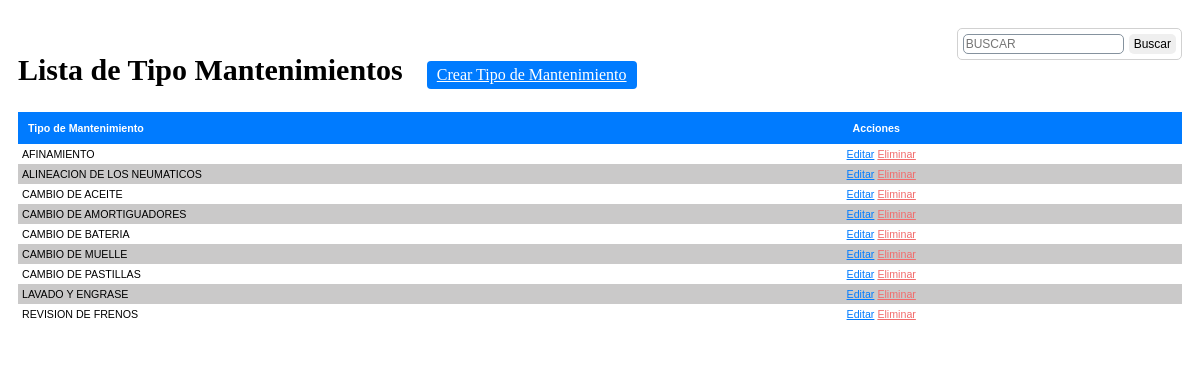
Screenshot of /paginas/tipomantenimiento/listartipomantenimiento.php (signed in) with the database file from the repository.
### tables this page shows
CREATE TABLE `tipomantenimiento` (
  `idtipomantenimiento` int(11) NOT NULL,
  `token` tinytext DEFAULT NULL,
  `nombretipomantenimiento` varchar(100) DEFAULT NULL,
  `codcombustible` varchar(15) DEFAULT NULL
);

### paginas/tipomantenimiento/listartipomantenimiento.php (the view, shortened to what this page needs)
<?php
	$codcombustible = $_SESSION["codcombustible"];
	include "../../conexion.php";
?>
<!DOCTYPE html>
<html lang="en">
<head>
  <link rel="stylesheet" href="plugins/fontawesome-free/css/all.min.css">
  <link rel="stylesheet" href="https://code.ionicframework.com/ionicons/2.0.1/css/ionicons.min.css">
  <link href="../css/style.css" rel="stylesheet">
</head>
<body>
<section id="container">
	<div class="margen">
		<h1>Lista de Tipo Mantenimientos</h1>
		<a href="registrotipomantenimiento.php" class="btn_new">Crear Tipo de Mantenimiento</a>
		<form action="listartipomantenimiento.php" method="get" class="form_search">
			<input type="text" name="busqueda" id="busqueda" placeholder="Buscar" style="text-transform:uppercase">
			<input type="submit" value="Buscar" class="btn_search">
		</form>
		<table>
			<tr>
				<th>Tipo de Mantenimiento</th>
				<th>Acciones</th>
			</tr>
		<?php
			if (sizeof($_REQUEST)>0) {
				$busqueda = strtoupper($_REQUEST['busqueda']);
				$busqueda2=lista($busqueda);
			} else {
					$busqueda = "";
			}
			$encontrado2='NO';
			if($encontrado2 == 'SI'){
				$query = mysqli_query($conection,"SELECT idtipomantenimiento, token, nombretipomantenimiento FROM tipomantenimiento
													WHERE codcombustible = '$codcombustible' ORDER BY nombretipomantenimiento");
			}else{
				$query = mysqli_query($conection,"SELECT idtipomantenimiento, token, nombretipomantenimiento FROM tipomantenimiento
													WHERE (nombretipomantenimiento LIKE '%$busqueda%') and codcombustible = '$codcombustible' ORDER BY nombretipomantenimiento");
			}
			$result = mysqli_num_rows($query);
			if($result > 0){
				while ($data = mysqli_fetch_array($query)) {
			?>
				<tr>
					<td><?php echo $data['nombretipomantenimiento']; ?></td>
					<td>
						<a class="link_edit" href="editartipomantenimiento.php?token=<?php echo $data['token']; ?>">Editar</a>
						<a class="link_delete" href="eliminartipomantenimiento.php?token=<?php echo $data['token']; ?>">Eliminar</a>
					</td>
				</tr>
		<?php
				}
			}
		 ?>
		</table>
	</div>
</section>
</body>
</html>

### paginas/css/style.css (style rules this page uses)
#container { background: #FFF; padding: 10px 0; }
form { background: #FFF; margin: auto; padding: 20px 50px; border: 1px solid #d1d1d1; }
input,select,textarea { display: block; font-size: 9pt; padding: 2px; border: 1px solid #85929e; border-radius: 5px; }
.margen { margin: 10px; }
#container h1 { font-size: 30px; display: inline-block; }
.btn_new { display: inline-block; background: #007bff; color: #FFF; padding: 5px 10px; border-radius: 4px; margin: 20px; }
table { border-collapse: collapse; font-size: 8pt; font-family: 'arial'; width: 100%; }
table th { text-align: left; padding: 10px; background: #007bff; color: #FFF; }
table tr:nth-child(odd) { background: rgb(202, 201, 201); }
table td { padding: 4px; }
.link_edit { color: #007bff; }
.link_delete { color: #f26b6b; }
.form_search { display: -webkit-flex; display: -moz-flex; display: -ms-flex; display: -o-flex; display: flex; float: right; background: initial; padding: 5px; border-radius: 5px; }
.form_search .btn_search { background: #007bff color: #FFF; padding: 0 5px; border: 0; cursor: pointer; margin-left: 5px; }

### rows the page displays
tipomantenimiento: nombretipomantenimiento "AFINAMIENTO"
tipomantenimiento: nombretipomantenimiento "ALINEACION DE LOS NEUMATICOS"
tipomantenimiento: nombretipomantenimiento "CAMBIO DE ACEITE"
tipomantenimiento: nombretipomantenimiento "CAMBIO DE AMORTIGUADORES"
tipomantenimiento: nombretipomantenimiento "CAMBIO DE BATERIA"
tipomantenimiento: nombretipomantenimiento "CAMBIO DE MUELLE"
tipomantenimiento: nombretipomantenimiento "CAMBIO DE PASTILLAS"
tipomantenimiento: nombretipomantenimiento "LAVADO Y ENGRASE"
tipomantenimiento: nombretipomantenimiento "REVISION DE FRENOS"
